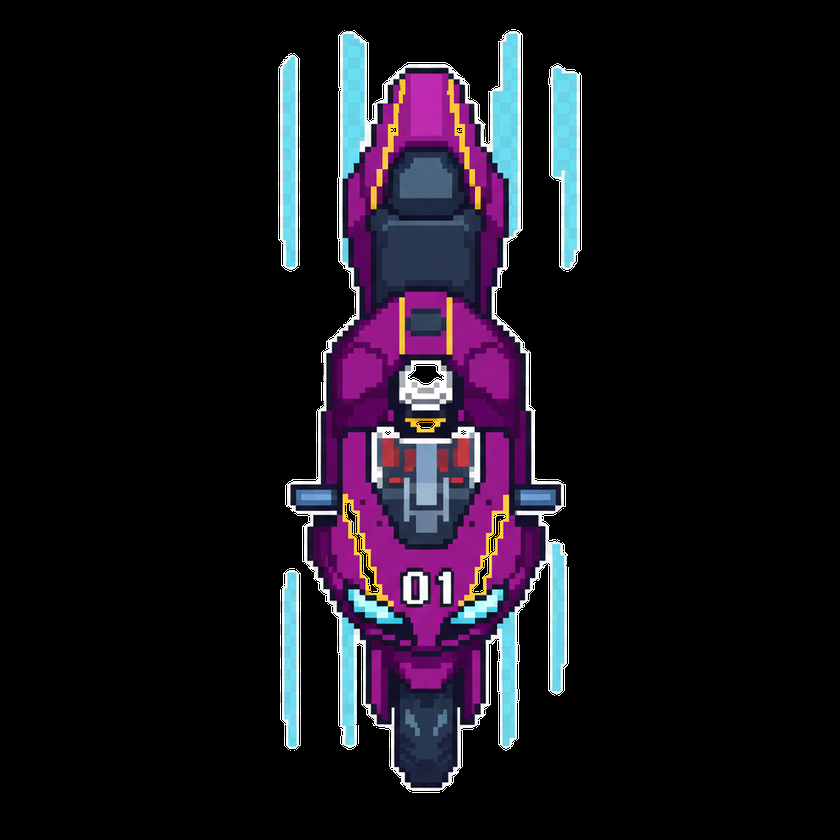
#> input picture Juego/src/assets/moto.png, 840 x 840 px, shrunk from 1024 x 1024 before the run, found by its file name
$ python remove_background.py
#> lines starting #> are read from the running program, lines starting #| are printed output that depends on the picture; after the words box and inside, x2 and y2 are one past the last pixel; in counts of white or black regions, pixels touching at a corner belong together
import cv2
import numpy as np
import os

def remove_background_from_image(input_path, output_path, tolerance=50):
    """
    Remove background from an image and make it transparent
    More aggressive approach to remove all background

    Args:
        input_path: Path to input image
        output_path: Path to save output image with transparency
        tolerance: Color tolerance for background detection
    """
#> called with input_path = 'Juego/scripts/assets/moto.png', output_path = 'Juego/scripts/assets/moto.png', tolerance = 50

    print(f"Procesando imagen: {input_path}")

    # Read image
    img = cv2.imread(input_path)
#> img is the input picture: shape (840, 840, 3); mean B, G, R 28.2, 19.7, 24.3
    if img is None:
        print(f"Error: No se pudo cargar {input_path}")
        return

    # Get image dimensions
    h, w = img.shape[:2]
#> h = 840; w = 840
    print(f"Dimensiones: {w}x{h}")
#| Dimensiones: 840x840

    # Convert to RGB
    img_rgb = cv2.cvtColor(img, cv2.COLOR_BGR2RGB)

    # Create a copy for processing
    img_hsv = cv2.cvtColor(img, cv2.COLOR_BGR2HSV)
#> img_hsv: shape (840, 840, 3); mean H, S, V 23.4, 30.4, 30.3

    # Get the background color from the corner (top-left corner should be background)
    bg_color = img_hsv[0, 0]
#> bg_color = [0, 0, 0]
    print(f"Color de fondo detectado en esquina: {bg_color}")
#| Color de fondo detectado en esquina: [0 0 0]

    # Create mask for background colors (with higher tolerance for HSV)
    # HSV ranges: H(0-180), S(0-255), V(0-255)
    lower = np.array([bg_color[0] - 20, 0, 0])
#> lower = [-20, 0, 0]
    upper = np.array([bg_color[0] + 20, 255, 255])
#> upper = [20, 255, 255]

    # Also handle colors similar to the background
    mask1 = cv2.inRange(img_hsv, lower, upper)
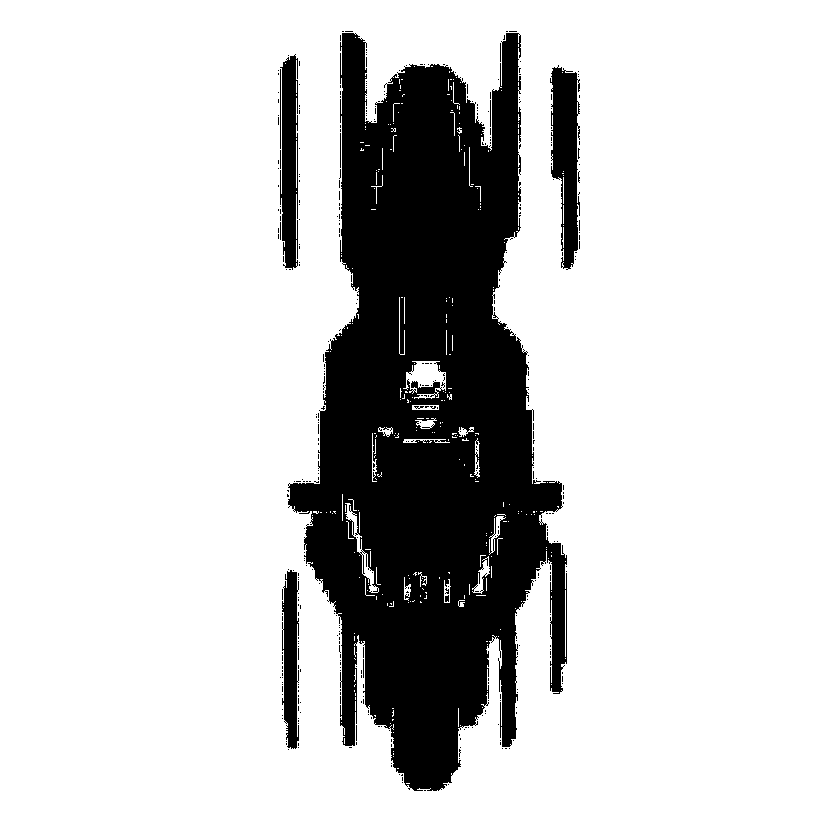
#> mask1: shape (840, 840); 80.9% white; 411 black regions (403 under 20 px), largest, box (x1, y1, x2, y2) and area: (288, 33, 567, 791) 123956, (550, 65, 580, 270) 4034, (280, 54, 298, 270) 3124

    # Additional check: pixels that are very close to the original color
    img_lab = cv2.cvtColor(img, cv2.COLOR_BGR2LAB)
#> img_lab: shape (840, 840, 3); mean of channels 0, 1, 2 23.9, 131.5, 124.7
    bg_lab = img_lab[0, 0]
#> bg_lab = [0, 128, 128]
    lower_lab = np.array([bg_lab[0] - 40, bg_lab[1] - 20, bg_lab[2] - 20])
#> lower_lab = [-40, 108, 108]
    upper_lab = np.array([bg_lab[0] + 40, bg_lab[1] + 20, bg_lab[2] + 20])
#> upper_lab = [40, 148, 148]

    mask2 = cv2.inRange(img_lab, lower_lab, upper_lab)
#> mask2: shape (840, 840); 82.4% white; 81 black regions (69 under 20 px), largest, box (x1, y1, x2, y2) and area: (285, 30, 569, 792) 108206, (548, 63, 582, 271) 5250, (278, 53, 300, 272) 4149

    # Combine masks
    mask = cv2.bitwise_or(mask1, mask2)
#> mask: shape (840, 840); 84.1% white; 479 black regions (464 under 20 px), largest, box (x1, y1, x2, y2) and area: (288, 33, 567, 791) 97828, (550, 65, 580, 270) 4034, (280, 54, 298, 270) 3124

    # Invert mask (we want to keep the object, remove background)
    mask_inv = cv2.bitwise_not(mask)

    # Apply morphological operations to clean up
    kernel = cv2.getStructuringElement(cv2.MORPH_ELLIPSE, (7, 7))
    mask_inv = cv2.morphologyEx(mask_inv, cv2.MORPH_CLOSE, kernel, iterations=2)
#> mask_inv: shape (840, 840); 20.2% white; 4 white regions, box (x1, y1, x2, y2) and area: (287, 31, 567, 791) 131269, (550, 65, 580, 270) 4675, (278, 54, 300, 270) 3896, (280, 569, 301, 750) 2870
    mask_inv = cv2.morphologyEx(mask_inv, cv2.MORPH_OPEN, kernel, iterations=1)
#> mask_inv: shape (840, 840); 20.2% white; 4 white regions, box (x1, y1, x2, y2) and area: (287, 31, 567, 791) 131197, (550, 66, 580, 270) 4658, (278, 55, 300, 270) 3877, (281, 570, 301, 749) 2857

    # Dilate slightly to ensure clean edges
    mask_inv = cv2.dilate(mask_inv, kernel, iterations=1)
#> mask_inv: shape (840, 840); 22.1% white; 4 white regions, box (x1, y1, x2, y2) and area: (284, 28, 570, 794) 140317, (547, 63, 583, 273) 6020, (275, 52, 303, 273) 5295, (278, 567, 304, 752) 4026

    # Convert image to BGRA (add alpha channel)
    bgra = cv2.cvtColor(img, cv2.COLOR_BGR2BGRA)

    # Set alpha channel based on mask
    bgra[:, :, 3] = mask_inv

    # Save result
    cv2.imwrite(output_path, bgra)
    print(f"Imagen guardada en: {output_path}")
    print(f"Píxeles con transparencia: {np.sum(mask_inv == 0)}")
#| Píxeles con transparencia: 549942

if __name__ == "__main__":
    assets_dir = os.path.join(os.path.dirname(__file__), "assets")

    # Process moto
    moto_input = os.path.join(assets_dir, "moto.png")
    moto_output = os.path.join(assets_dir, "moto.png")

    if os.path.exists(moto_input):
        print("=" * 60)
        print("Procesando MOTO...")
        print("=" * 60)
        remove_background_from_image(moto_input, moto_output, tolerance=50)
    else:
        print(f"No se encontró: {moto_input}")

    # Process camion
    camion_input = os.path.join(assets_dir, "camion.png")
    camion_output = os.path.join(assets_dir, "camion.png")

    if os.path.exists(camion_input):
        print("\n" + "=" * 60)
        print("Procesando CAMIÓN...")
        print("=" * 60)
        remove_background_from_image(camion_input, camion_output, tolerance=50)
#> call 2 of remove_background_from_image, with input_path = 'Juego/scripts/assets/camion.png', output_path = 'Juego/scripts/assets/camion.png', tolerance = 50
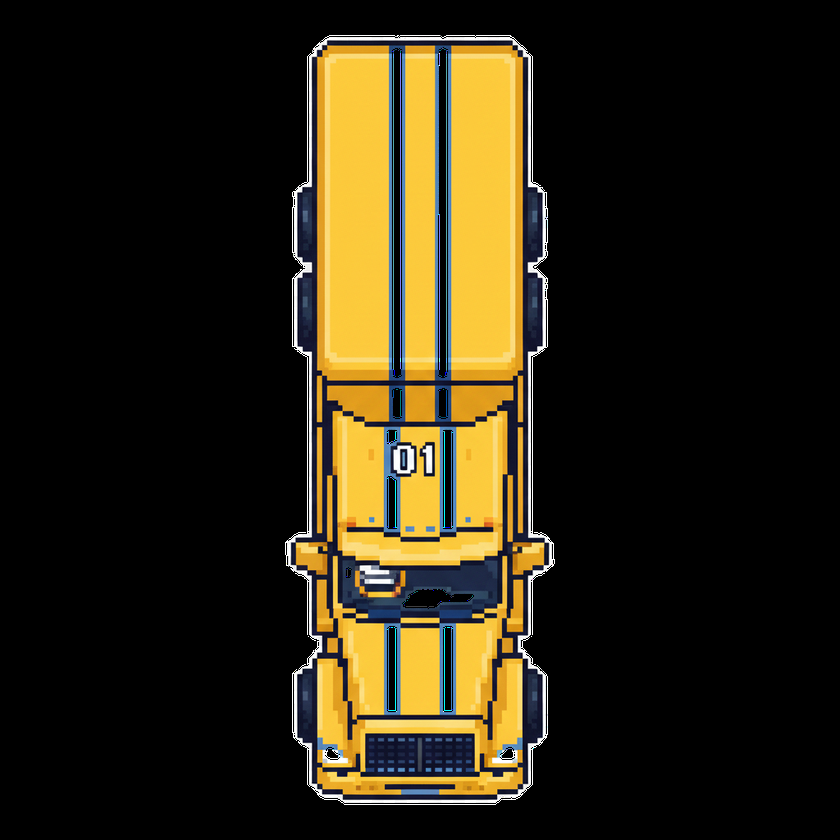
#> input picture Juego/src/assets/camion.png, 840 x 840 px, shrunk from 1024 x 1024 before the run, found by its file name
#> in remove_background_from_image, img is the input picture: shape (840, 840, 3); mean B, G, R 18.7, 37.2, 44.1
#| Dimensiones: 840x840
#> in remove_background_from_image (call 2), `img_hsv = cv2.cvtColor(img, cv2.COLOR_BGR2HSV)`: img_hsv: shape (840, 840, 3); mean H, S, V 11.7, 40.2, 47.3
#| Color de fondo detectado en esquina: [0 0 0]
#> in remove_background_from_image (call 2), `mask1 = cv2.inRange(img_hsv, lower, upper)`:
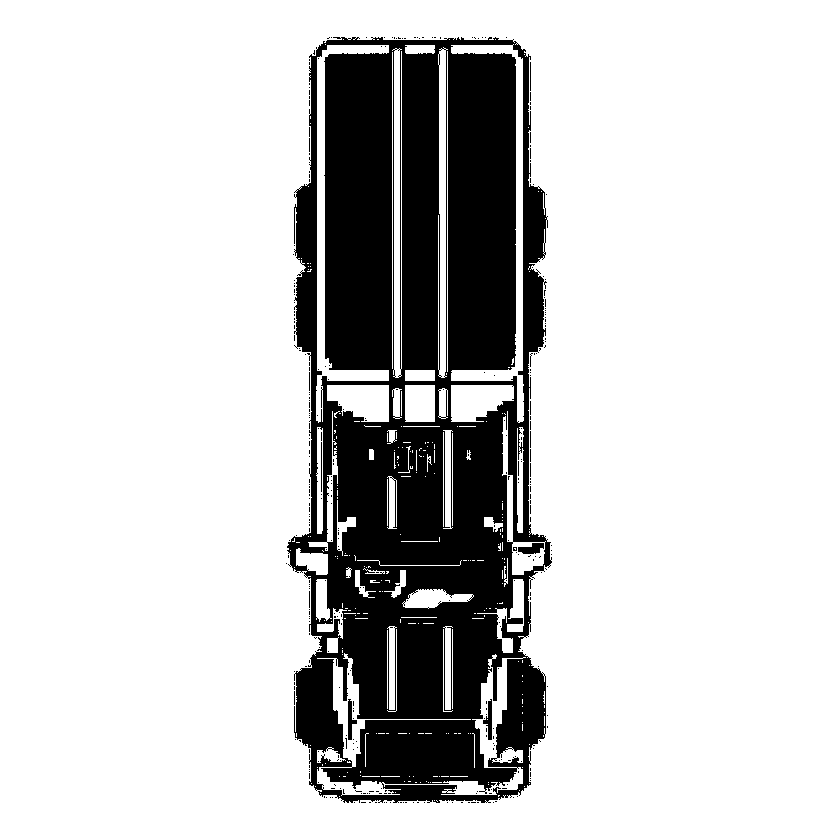
#> mask1: shape (840, 840); 80.4% white; 351 black regions (345 under 20 px), largest, box (x1, y1, x2, y2) and area: (287, 37, 552, 803) 136916, (518, 543, 544, 554) 193, (483, 699, 492, 740) 186, (348, 699, 357, 740) 180, (321, 442, 322, 492) 50, (530, 62, 531, 91) 29
#> in remove_background_from_image (call 2), `img_lab = cv2.cvtColor(img, cv2.COLOR_BGR2LAB)`: img_lab: shape (840, 840, 3); mean of channels 0, 1, 2 39.3, 129.3, 137.3
#> in remove_background_from_image (call 2), `mask2 = cv2.inRange(img_lab, lower_lab, upper_lab)`:
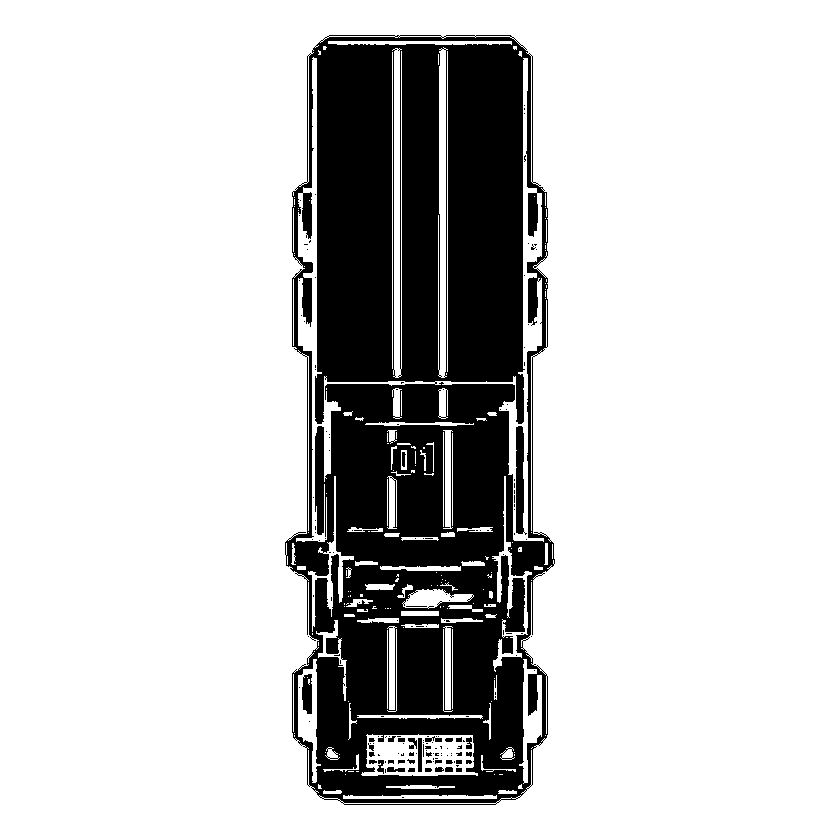
#> mask2: shape (840, 840); 79.1% white; 168 black regions (135 under 20 px), largest, box (x1, y1, x2, y2) and area: (285, 35, 555, 805) 144654, (516, 426, 527, 535) 820, (302, 674, 312, 714) 334
#> in remove_background_from_image (call 2), `mask = cv2.bitwise_or(mask1, mask2)`:
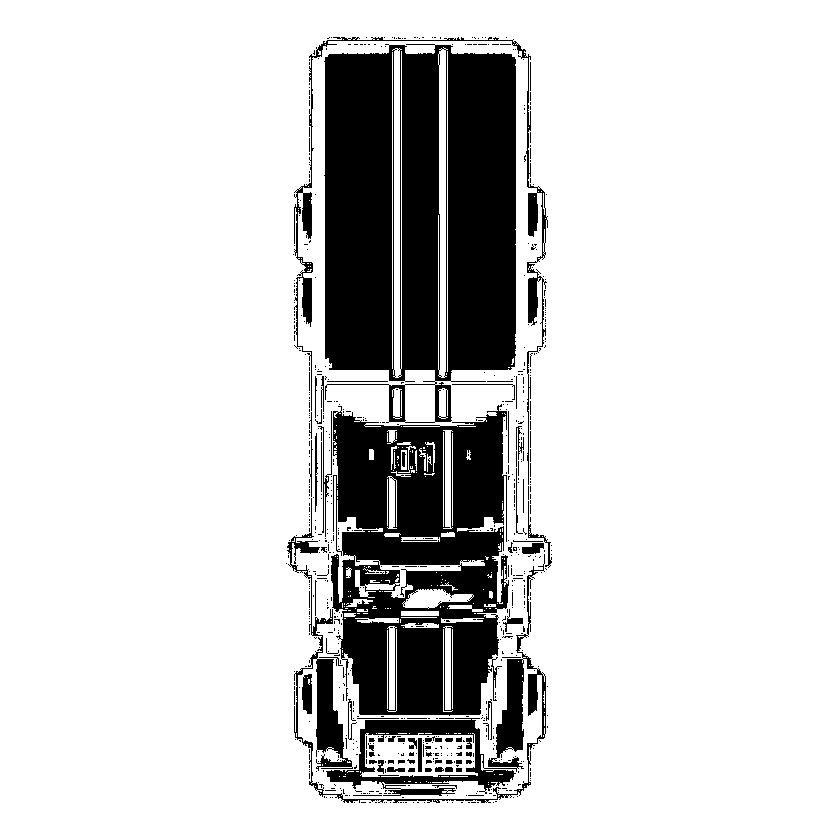
#> mask: shape (840, 840); 83.6% white; 716 black regions (648 under 20 px), largest, box (x1, y1, x2, y2) and area: (324, 44, 516, 423) 56643, (331, 404, 509, 716) 38455, (287, 498, 546, 803) 11218
#> in remove_background_from_image (call 2), `mask_inv = cv2.morphologyEx(mask_inv, cv2.MORPH_CLOSE, kernel, iterati..`: mask_inv: shape (840, 840); 23.1% white; 1 white region, box (x1, y1, x2, y2) and area: (286, 37, 552, 803) 162717
#> in remove_background_from_image (call 2), `mask_inv = cv2.morphologyEx(mask_inv, cv2.MORPH_OPEN, kernel, iteratio..`: mask_inv: shape (840, 840); 22.9% white; 2 white regions, box (x1, y1, x2, y2) and area: (287, 37, 552, 803) 160316, (294, 182, 314, 260) 1188
#> in remove_background_from_image (call 2), `mask_inv = cv2.dilate(mask_inv, kernel, iterations=1)`:
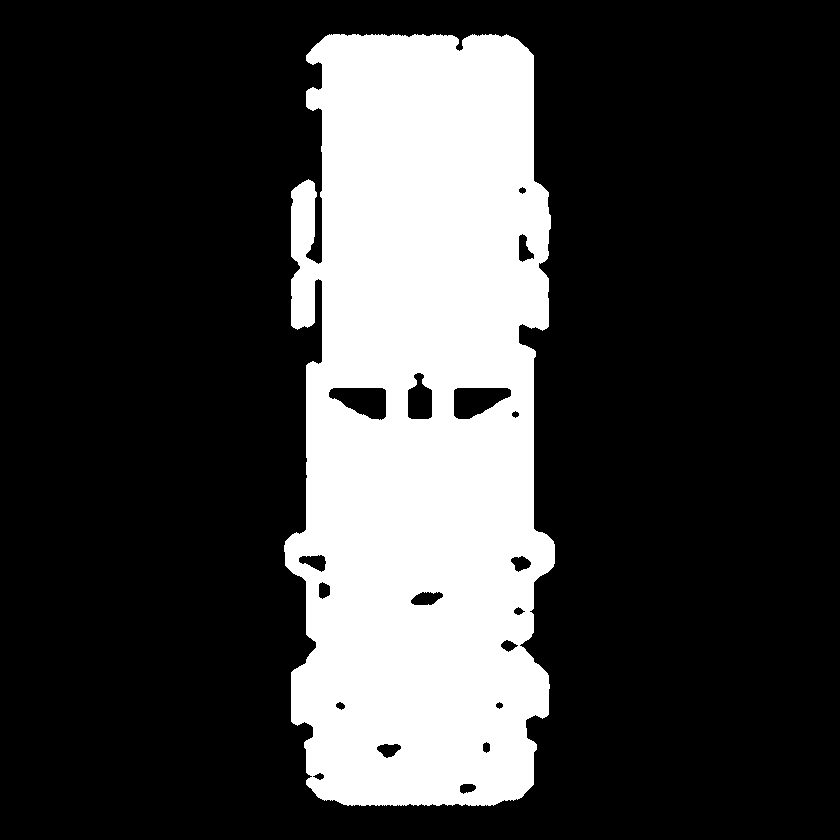
#> mask_inv: shape (840, 840); 24.5% white; 1 white region, box (x1, y1, x2, y2) and area: (284, 34, 555, 806) 172575
#| Píxeles con transparencia: 533025
    else:
        print(f"No se encontró: {camion_input}")

    print("\n✅ Procesamiento completado!")
    print("Las imágenes ahora solo tienen los vehículos sin fondo.")
    print("Las colisiones usarán máscaras pixel-perfect basadas en la transparencia.")
